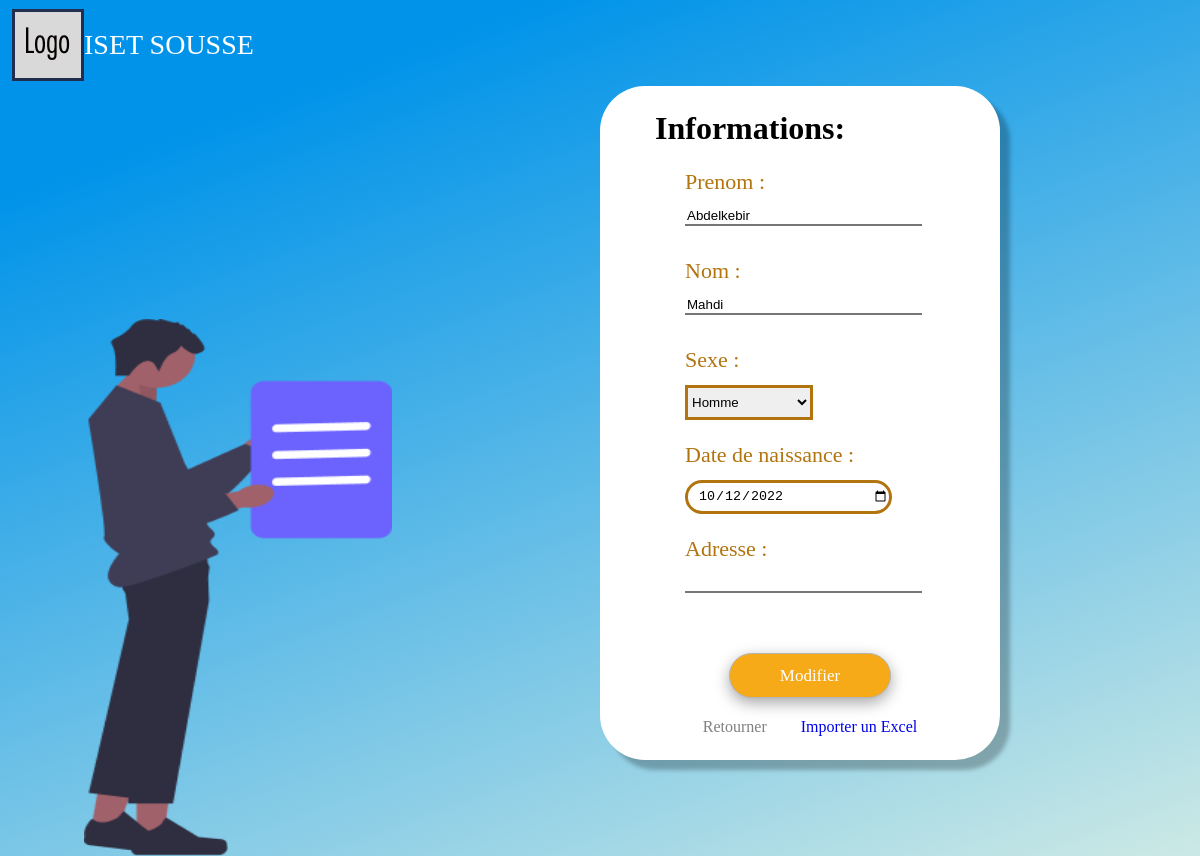
Screenshot of /User/Account/modifier.php (signed in) with the database file from the repository.
### tables this page shows
CREATE TABLE `utilisateur` (
  `matricule` int(11) NOT NULL,
  `cin` int(8) NOT NULL,
  `nom` varchar(20) NOT NULL,
  `prenom` varchar(20) NOT NULL,
  `sexe` tinyint(1) NOT NULL,
  `dateNaissance` date NOT NULL,
  `adresse` varchar(20) NOT NULL,
  `email` varchar(30) NOT NULL,
  `password` varchar(30) NOT NULL,
  `departmentID` int(11) NOT NULL,
  `dateInscription` datetime NOT NULL DEFAULT current_timestamp(),
  `isConfirmed` tinyint(1) NOT NULL DEFAULT 0,
  `isActive` tinyint(1) NOT NULL DEFAULT 0,
  `activationCode` varchar(100) NOT NULL,
  `activationExpiry` datetime NOT NULL DEFAULT current_timestamp(),
  `role` int(11) NOT NULL
);

### Pipes/get_login.php (called while the page is built, shortened)
<?php
    if (isset($_SESSION["login"])) {
        $matricule = $_SESSION["login"]["matricule"];
        require_once(ROOT."/Classes/UtilisateurDB.php");
        $utilisateurDB = new UtilisateurDB();
        $user = $utilisateurDB->getUserByMatricule($matricule);
    } else {
        header("location: /index.php");
    }
?>

### Classes/mySQL.php (called while the page is built, shortened)
<?php
    class mySql {
        private $_cnx;
        function __construct() {
            try {
                $this->_cnx = new PDO("mysql:host=".self::_serveur.";dbname=".self::_dbb, self::_login, self::_mdp);
            } catch (PDOException $e) {
                echo '<br/>Echec lors de la connexion: '.$e->getMessage();
            }
        }
        public function request($query, $array, $return = false) {
            $prep = $this->_cnx->prepare($query);
            $result = $prep->execute($array);
            if ($return === false) {
                return true;
            } else if ($return == 0) {
                return $prep->rowCount() > 0;
            } else if ($return == 1) {
                return $prep->rowCount() > 0? $prep->fetch() : -1;
            } else if ($return == 2) {
                return $prep->rowCount() > 0? $prep->fetchAll() : -1;
            } else if ($return == 3) {
                return $this->_cnx->lastInsertId();
            }
        }
    }
?>

### Classes/UtilisateurDB.php (called while the page is built, shortened)
<?php
    require_once("MySql.php");
    class UtilisateurDB extends MySql {
        public function getUserByMatricule($matricule) {
            return $this->request(
                "SELECT * FROM utilisateur WHERE matricule = :matricule",
                array(':matricule' => $matricule),
                1
            );
        }
    }

### User/Account/modifier.php (the view, shortened to what this page needs)
<!DOCTYPE html>
<html lang="en">
<head>
    <?php
        include(ROOT."/Pipes/get_login.php");
    ?>
    <link rel="stylesheet" href="/Assets/css/secondary_form.css">
    <link rel="stylesheet" href="/Assets/css/general.css">
</head>
<body>
    <div>
        <img src="/Assets/imgs/LOGO.png" alt="LOGO" id="logo">
        <h1 id="nom_uni"> <?= NOM_SITE ?> </h1>
    </div>
    <div id="container" style = "top: 10%;">
        <form action="" method="post" id="f_first">
            <div>
                <h1 class = "inscr_form_title"> Informations: </h1>
                <label for="prenom" class="lab_form"> Prenom :</label>
                <input type="text" class="lab_in_txt" name = "prenom" value = "<?= $user["prenom"]?>" required>
                <label for="nom" class="lab_form"> Nom :</label>
                <input type="text" class="lab_in_txt" name = "nom" value = "<?= $user["nom"]?>" required>
                <label for="sexe" class="lab_form"> Sexe :</label>
                <select id="sexe" class="drop_form" name="sexe">
                    <option value="1">Homme</option>
                </select>
                <label for="date_dn" class="lab_form"> Date de naissance :</label>
                <input type="date" name="date_dn" id="lab_in_date" value = "<?= $user["dateNaissance"]?>" required>
                <label for="adresse" class="lab_form"> Adresse :</label>
                <input type="text" class="lab_in_txt"  name = "adresse" value = "<?= $user["adresse"]?>" required>
                <div class = "form_btns">
                    <input type="submit" value="Modifier" id="Confirmer" name="confirm_btn" onclick="return confirm('Confirmer?');">
                    <span> <a href = "profile.php" class = "go_back"> Retourner </a> <a href = "#">Importer un Excel</a>
                </div>
            </div>
        </form>
    </div>
      <img src="/Assets/imgs/person_form.png" alt="person" id="form_img">
  </body>
  </html>

### Assets/css/secondary_form.css (style rules this page uses)
body { height: 105vh }
#container { position: absolute; width: 400px; left: 50%; background: #FFFFFF; box-shadow: 10px 10px 4px rgba(0, 0, 0, 0.25); border-radius: 45px; }
#f_first { margin: 24px 20px 24px 85px; width: 250px; }
.lab_form { font-family: 'Futura Hv BT'; font-style: normal; font-weight: 400; font-size: 22px; line-height: 10px; display: flex; align-items: center; text-align: center; margin-top: 20px; color: #B1740F; }
.lab_in_txt { width: 233px; margin-top: 20px; margin-bottom: 20px; border-top: 0px; border-left:0px ; border-right:0px ; }
.drop_form { width: 128px; height: 35px; margin-top: 20px; border: 3px solid #B1740F; margin-bottom: 10px; }
#lab_in_date { background: #FFFFFF; border: 3px solid #B1740F; border-radius: 45px; width: 191px; height: 28.69px; margin-top: 20px; padding-left: 10px; margin-bottom: 10px; }
#Confirmer { font-family: 'Futura Hv BT'; font-style: normal; font-weight: 400; font-size: 17px; line-height: 10px; display: flex; align-items: center; color: #FFFFFF; background: #f7aa18; border: 1px solid #b4b4b4; box-shadow: rgba(0, 0, 0, 0.35) 0px 5px 15px; border-radius: 45px; height: 45px; padding: 0 50px; margin: 40px auto 20px; }
#form_img { position: absolute; width: 308px; height: 537.19px; left: 7%; bottom: 0%; }
.inscr_form_title { margin-bottom: 30px; margin-left: -30px; margin-right: -15px; }
.form_btns { display:flex; flex-direction:column; text-align:center; }
.form_btns a { margin: 0 15px; text-decoration: none; }
.go_back { color:grey }

### Assets/css/general.css (style rules this page uses)
body { background-color: #0093E9; background-image: linear-gradient(160deg, #0093E9 15%, #cce9e5 100%); }
#nom_uni { position: absolute; left: 7%; top: 2.5%; font-family: 'Proxima Nova'; font-style: normal; font-weight: 400; font-size: 28px; line-height: 10px; display: flex; align-items: center; text-align: center; color: #FFFFFF; }
#logo { position: absolute; left: 1%; top: 1%; }

### rows the page displays
utilisateur: prenom "Abdelkebir", nom "Mahdi", date_dn "10/12/2022"

### other values shown
NOM_SITE "ISET SOUSSE"
